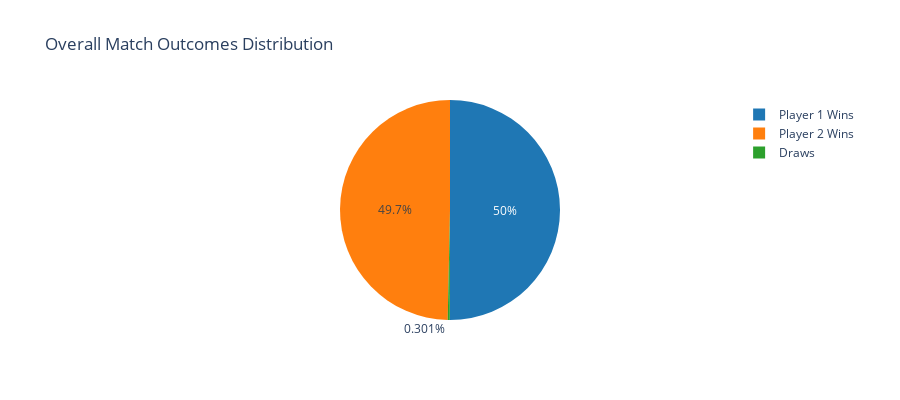

Notebook cell for this chart:
### Code cell
# Match outcomes pie chart
fig = go.Figure(
    data=[
        go.Pie(
            labels=["Player 1 Wins", "Player 2 Wins", "Draws"],
            values=[total_p1_wins, total_p2_wins, total_draws],
            marker_colors=["#1f77b4", "#ff7f0e", "#2ca02c"],
        )
    ]
)

fig.update_layout(title="Overall Match Outcomes Distribution", height=400)
fig.show()

### Figure 1 — Plotly figure (JSON) as saved in the notebook; plotly's stock layout.template omitted (floating-point values rounded to 4 significant figures)
{"data": [{"labels": ["Player 1 Wins", "Player 2 Wins", "Draws"], "marker": {"colors": ["#1f77b4", "#ff7f0e", "#2ca02c"]}, "type": "pie", "values": [125071, 124177, 752]}], "layout": {"height": 400, "title": {"text": "Overall Match Outcomes Distribution"}}}
